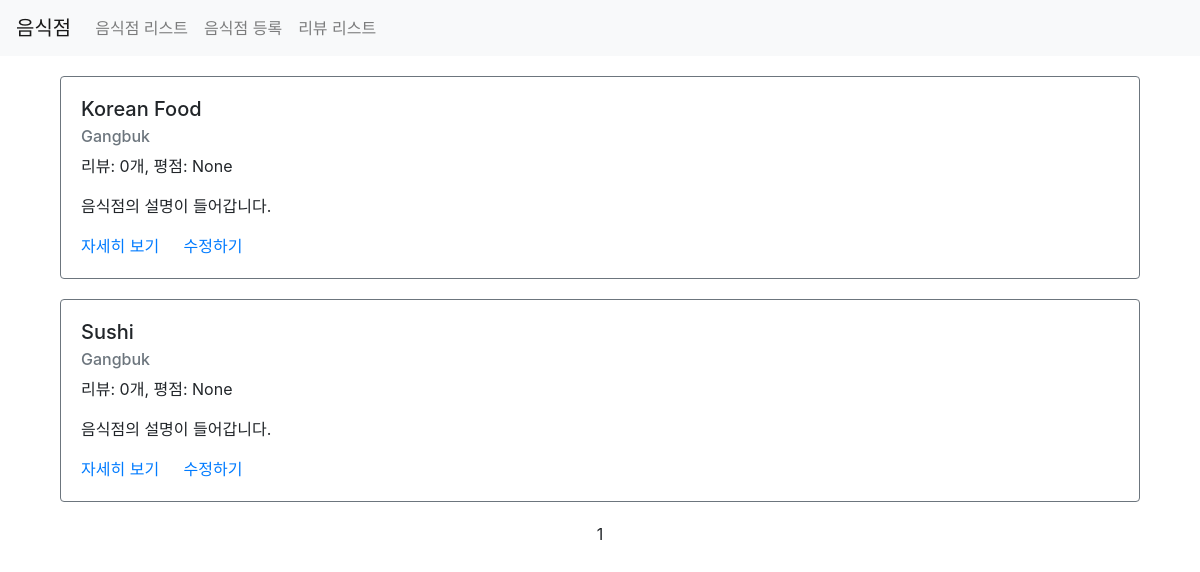
/third/list/, run on an earlier commit of the app's database.
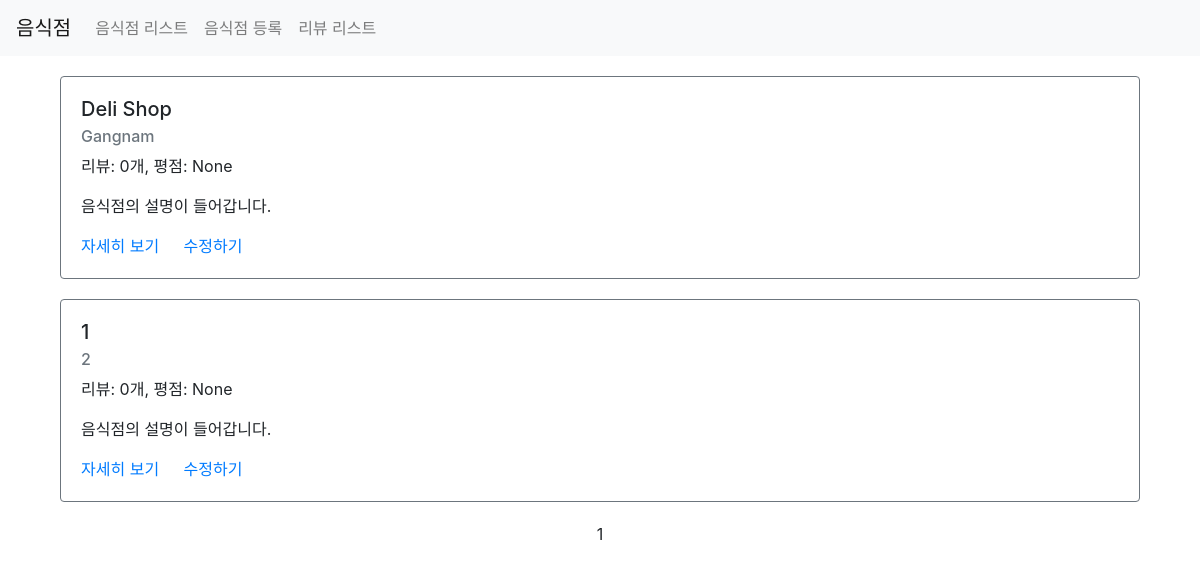
And on a later commit of the database.
### third/models.py (models this page shows)
class Restaurant(models.Model):  # Restaurant 라는 상점을 나타내는 모델을 정의
    name = models.CharField(max_length=30)  # 이름
    address = models.CharField(max_length=200)  # 주소
    password = models.CharField(max_length=20, default=None, null=True)
    image = models.CharField(max_length=500, default=None, null=True)
    created_at = models.DateTimeField(
        auto_now_add=True
    )  # 글 작성 시 (이 모델의 데이터(레코드) 저장 시) 생성 시각
    updated_at = models.DateTimeField(auto_now=True)  # 저장된 레코드 수정 시 수정 시각

### third/views.py (the view)
# urls.py: path('list/', views.list, name="list"),
def list(request):
    restaurants = (
        Restaurant.objects.all().annotate(reviews_count=Count("review")).annotate
    )(average_point=Avg("review"))
    paginator = Paginator(restaurants, 5)  # 한 페이지에 5개씩 표시합니다.
    page = request.GET.get("page")  # query params에서 page 데이터를 가져옵니다.
    items = paginator.get_page(page)  # 해당 페이지의 아이템으로 필터링합니다.
    context = {"restaurants": items}
    return render(request, "third/list.html", context)

### third/templates/third/list.html (shortened to what this page needs)
{% extends 'third/base.html' %}
{% load static %}
{% block content %}
<div class="container">
    {% for item in restaurants %}
    <div class="row restaurant-item" style="margin:20px auto;">
        <div class="col-sm-12">
            <div class="card border-secondary">
                <div class="card-body">
                    <h5 class="card-title">{{ item.name }}</h5>
                    <h6 class="card-subtitle mb-2 text-muted">{{ item.address }}</h6>
                    <p class="card-text">리뷰: {{ item.reviews_count }}개, 평점: {{ item.average_point }}</p>
                    <p class="card-text">음식점의 설명이 들어갑니다.</p>
                    <a href="{% url 'restaurant-detail' id=item.id %}" class="card-link">자세히 보기</a>
                    <a href="{% url 'restaurant-update' %}?id={{ item.id }}" class="card-link">수정하기</a>
                </div>
            </div>
        </div>
    </div>
    {% endfor %}
    <div class="row">
        <div class="col-sm-12 text-center">
            <div class="pagination">
                <span class="step-links text-center" style="width:100%;">
                    <span class="current">
                        {{ restaurants.number }}
                    </span>
                </span>
            </div>
        </div>
    </div>
</div>
{% endblock %}

### third/templates/third/base.html (shortened to what this page needs)
{% load static %}
<html>
<head>
    <link rel="stylesheet" type="text/css" href="{% static 'third/styles.css' %}">
    <link rel="stylesheet" href="https://stackpath.bootstrapcdn.com/bootstrap/4.1.3/css/bootstrap.min.css">
</head>
<body>
<nav class="navbar navbar-expand-lg navbar-light bg-light">
    <a class="navbar-brand" href="/third/list">음식점</a>
    <div class="collapse navbar-collapse" id="navbarNavAltMarkup">
        <div class="navbar-nav">
            <a class="nav-item nav-link" href="/third/list">음식점 리스트<span class="sr-only">(current)</span></a>
            <a class="nav-item nav-link" href="/third/create">음식점 등록</a>
            <a class="nav-item nav-link" href="/third/review/list">리뷰 리스트</a>
        </div>
    </div>
</nav>
{% block content %}
{% endblock %}
</body>
</html>

What changed in the data, as far as the page shows it:
removed Restaurant: name "Korean Food", address "Gangbuk", reviews_count "0", average_point "None"
removed Restaurant: name "Sushi", address "Gangbuk", reviews_count "0", average_point "None"
added Restaurant: name "Deli Shop", address "Gangnam", reviews_count "0", average_point "None"
added Restaurant: name "1", address "2", reviews_count "0", average_point "None"
